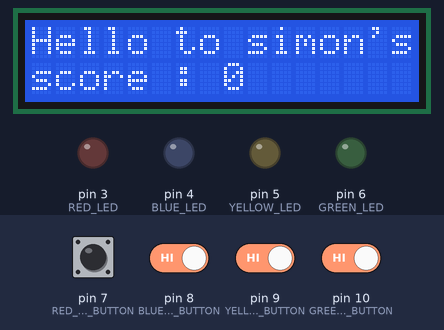
A sketch run on a simulated Arduino Uno, built with avr-gcc and run on an emulated ATmega328P. Shown: 16×2 character LCD, output pins drawn as LEDs (lit = HIGH). The inputs (shaded band) are chosen by the test bench; at power-on: pin 7 (RED_PUSH_BUTTON), pin 8 (BLUE_PUSH_BUTTON), pin 9 (YELLOW_PUSH_BUTTON), pin 10 (GREEN_PUSH_BUTTON) HIGH. What the sketch prints to the serial monitor is not drawn.

Above: at 1.2 s.
1.3 s: pin 7 (RED_PUSH_BUTTON) pulled LOW for 0.15 s
4.4 s: pin 7 (RED_PUSH_BUTTON) driven LOW and pin 8 (BLUE_PUSH_BUTTON) driven LOW and pin 9 (YELLOW_PUSH_BUTTON) driven LOW and pin 10 (GREEN_PUSH_BUTTON) driven LOW
At 4.4 s:
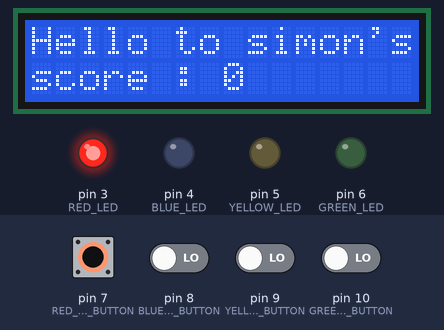
7.4 s: pin 7 (RED_PUSH_BUTTON) driven HIGH
At 9.3 s:
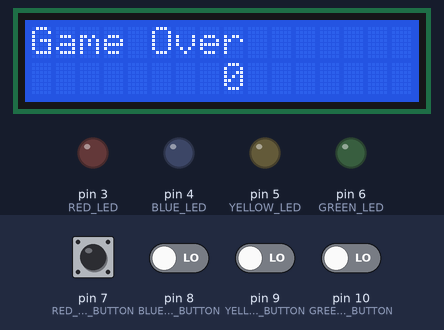
13.4 s: pin 7 (RED_PUSH_BUTTON) driven LOW
At 16.1 s:
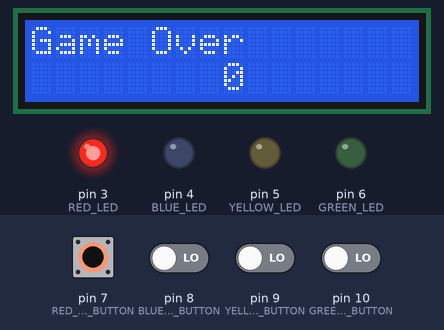
Timing chart, 0 to 17.4 s (numbered marks = the images above; inputs shaded):
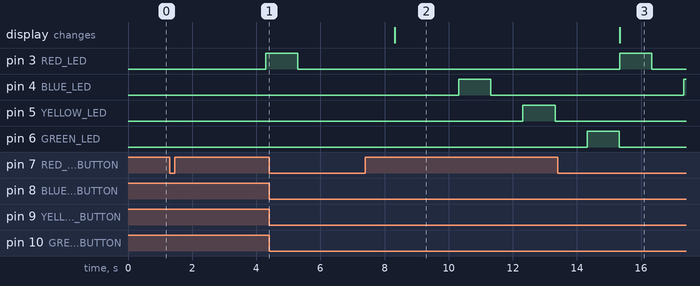

Measured:
- after the input at 1.3 s, pin 3 (RED_LED): LOW → HIGH after 3.0 s
- after the input at 7.4 s, pin 3 (RED_LED): stays LOW (without the input it goes to HIGH after 0.92 s)
- after the input at 13.4 s, pin 3 (RED_LED): LOW → HIGH after 1.9 s, → LOW 1.0 s later

The sketch:

Simon_Game.ino
```cpp
// C++ code
//
#include <Adafruit_LiquidCrystal.h>

int score = 0;

Adafruit_LiquidCrystal lcd_1(0);
# define RED_LED      3
# define BLUE_LED     4
# define YELLOW_LED   5
# define GREEN_LED    6

# define RED_PUSH_BUTTON    7
# define BLUE_PUSH_BUTTON   8
# define YELLOW_PUSH_BUTTON   9
# define GREEN_PUSH_BUTTON    10

void display(int sequence[] , int level_delay)
  {
    if(level_delay != 3000)
      { if(sequence[0])
          {digitalWrite(RED_LED,HIGH);
           delay(level_delay);
           digitalWrite(RED_LED,LOW);
          }
        delay(1000);
        if(sequence[1])
          {digitalWrite(BLUE_LED,HIGH);
           delay(level_delay);
         digitalWrite(BLUE_LED,LOW);
        }
        delay(1000);
        if(sequence[2])
          {digitalWrite(YELLOW_LED,HIGH);
           delay(level_delay);
           digitalWrite(YELLOW_LED,LOW);
          }
        delay(1000);
        if(sequence[3])
          {digitalWrite(GREEN_LED,HIGH);
           delay(level_delay);
           digitalWrite(GREEN_LED,LOW);
          }
      }
  }
const int SequenceLength = 4;
int sequence[SequenceLength];

int user_sequence[SequenceLength];

void setup()
{ Serial.begin(9600);

  lcd_1.begin(16, 2);
  lcd_1.print("Hello to simon's");
  lcd_1.setCursor(0,1);
  lcd_1.print("score :");

  pinMode(RED_LED, OUTPUT);
  pinMode(BLUE_LED, OUTPUT);
  pinMode(YELLOW_LED, OUTPUT);
  pinMode(GREEN_LED, OUTPUT);

  pinMode(RED_PUSH_BUTTON, INPUT_PULLUP);
  pinMode(BLUE_PUSH_BUTTON, INPUT_PULLUP);
  pinMode(YELLOW_PUSH_BUTTON, INPUT_PULLUP);
  pinMode(GREEN_PUSH_BUTTON, INPUT_PULLUP);

}
void loop()
{
  unsigned long start_time;

  unsigned long current_time ;
  unsigned long elapsed_time = 0;

  int  red_button_state = HIGH ;
  int  blue_button_state = HIGH ;
  int  yellow_button_state = HIGH ;
  int  green_button_state = HIGH;

  int currentPosition = 0;

  Serial.print("enter sequence :");
  while (Serial.available() > 0 && currentPosition < SequenceLength)
  {
    char input = Serial.read();
      if (input == '\n') {
        break;
      } else if (input == '0' || input == '1') {
        sequence[currentPosition++] = (int)input - '0';
      }
    }
  if(currentPosition == SequenceLength)
  {
    Serial.print("\nReceived sequence: ");
    for (int i = 0; i < currentPosition; i++)
       { Serial.print(sequence[i]);  }

   char level = '0' ;
   Serial.println("\nplease choose a level 1.easy 2.medium 3.hard:");
   while(level == '0')
    {  char temp = Serial.read();
       if (temp == '1' || temp == '2' || temp == '3')
           level = temp ;
    }
    int level_delay = 3000;
    if(level == '1')
      level_delay = 1000;
    else if(level == '2')
       level_delay = 500;
    else if (level == '3')
       level_delay = 100;
     display(sequence , level_delay);
  }
  lcd_1.setCursor(8,1);
  lcd_1.print(score);

  start_time = millis();

  while ( elapsed_time < (5*1000)
         && red_button_state == HIGH
         && blue_button_state == HIGH
         && yellow_button_state == HIGH
         && green_button_state == HIGH
        )
   {
    current_time = millis();
    elapsed_time = current_time - start_time;

    if(red_button_state == HIGH)
           red_button_state = digitalRead(RED_PUSH_BUTTON);
      if(blue_button_state == HIGH)
          blue_button_state = digitalRead(BLUE_PUSH_BUTTON);
      if(yellow_button_state == HIGH)
          yellow_button_state = digitalRead(YELLOW_PUSH_BUTTON);
      if(green_button_state == HIGH)
            green_button_state = digitalRead(GREEN_PUSH_BUTTON);


   }

  if(elapsed_time >= (5*1000))
  { Serial.println("Game Over"); }
  else
  {
      start_time = millis();

    if(red_button_state == HIGH)
      {red_button_state = digitalRead(RED_PUSH_BUTTON);
        delay(1000);
      }
      if(blue_button_state == HIGH)
      {blue_button_state = digitalRead(BLUE_PUSH_BUTTON);
      delay(1000);
      }
       if(yellow_button_state == HIGH)
       {yellow_button_state = digitalRead(YELLOW_PUSH_BUTTON);
       delay(1000);
       }
        if(green_button_state == HIGH)
        {green_button_state = digitalRead(GREEN_PUSH_BUTTON);
        delay(1000);
        }

      for (int i = 0; i < SequenceLength; i++) {
        switch (i) {
          case 0:
            user_sequence[i] = !red_button_state;
            break;
          case 1:
            user_sequence[i] = !blue_button_state;
            break;
          case 2:
            user_sequence[i] = !yellow_button_state;
            break;
          case 3:
            user_sequence[i] = !green_button_state;
            break;
        }
      }
      display(user_sequence , 1000);
      int wrong = 0;
      for(int i = 0; i < 4 ; i++)
        {
          if(user_sequence[i] != sequence[i])
              { wrong =1;
                break; }
        }
      if(wrong == 0)
       score+=1;
      else if(wrong == 1)
      {
        lcd_1.clear();
      lcd_1.println("Game Over");
      }
  }
}
```
